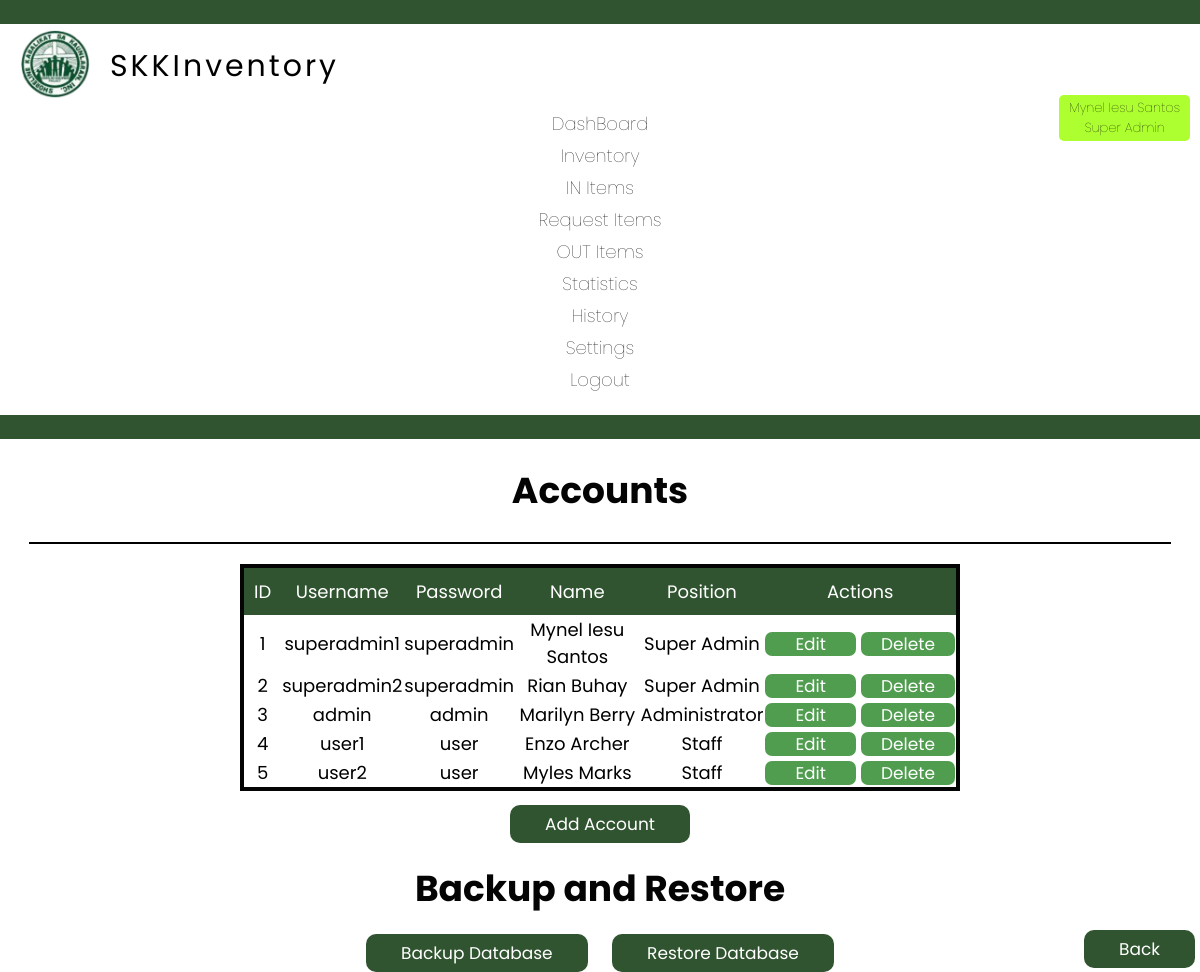
The page /settings.php (signed in) on the database its author committed.
### tables this page shows
CREATE TABLE `user` (
  `id` int(11) NOT NULL AUTO_INCREMENT,
  `username` varchar(30) NOT NULL,
  `hashedpassword` varchar(1000) NOT NULL,
  `password` varchar(1000) NOT NULL,
  `handler` varchar(50) NOT NULL,
  `position` varchar(50) NOT NULL,
  PRIMARY KEY (`id`)
);

### settings.php (the view, shortened to what this page needs)
<!DOCTYPE html>
<html lang="en">
<head>
    <link rel="stylesheet" type="text/css" href="css/user.css">
    <link rel="stylesheet" type="text/css" href="css/footer.css">
    <?php
    $username = $_SESSION['username'];
    if ($_SESSION['username']) {
        if ($username == 'superadmin1' || $username == 'superadmin2') {
            include 'header_superadmin.php';
        } else if ($username == 'admin') {
            include 'header_admin.php';
        } else {
            include 'header.php';
        }
    } else {
        header("Location: index.php");
    }
    ?>
</head>
<body>
    <h1 class="font dashboard">Accounts</h1>
    <hr class="dashhr">
    <?php
    include 'connect.php';
    try {
        $conn = new mysqli($servername, $username, $password, $dbname);
        $username = $_SESSION['username'];
        if ($_SESSION['username']) {
            if ($username == 'admin') {
                $sql_select = "SELECT id, username, password, handler, position FROM user LIMIT 4 OFFSET 2";
            } else {
                $sql_select = "SELECT id, username, password, handler, position FROM user";
            }
        }
        $result = $conn->query($sql_select);
        if ($result->num_rows > 0) {
            echo '<table border="1" width="100%">';
            echo '<tr><th>ID</th><th>Username</th><th>Password</th><th>Name</th><th>Position</th><th>Actions</th></tr>';
            while ($row = $result->fetch_assoc()) {
                echo '<tr>';
                echo '<td>' . $row["id"] . '</td>';
                echo '<td>' . $row["username"] . '</td>';
                echo '<td>' . $row["password"] . '</td>';
                echo '<td>' . $row["handler"] . '</td>';
                echo '<td>' . $row["position"] . '</td>';
                echo '<td><a style="text-decoration:none; margin-right:5px" class="button1" href="edituser.php?id=' . $row['id'] . '">Edit</a><a style="text-decoration:none" class="button" href="deleteuserconfirmation.php?id=' . $row['id'] . '">Delete</a></td>';
                echo '</tr>';
            }
            echo '</table>';
        } else {
            echo "0 results";
        }
    } catch (Exception $e) {
    }
    ?>
    <div class="add">
        <a style="text-decoration:none" href="adduser.php" class="back">Add Account</a>
    </div>
    <h1 class="font dashboard">Backup and Restore</h1>
    <div class="add">
        <a style="text-decoration:none; margin-right:20px;" href="backup.php" class="back">Backup Database</a>
        <a style="text-decoration:none" href="recover.php" class="back">Restore Database</a>
    </div>
    <div class="backpos">
        <footer>
            <a style="text-decoration:none" href="settings.php" class="back">Back</a>
        </footer>
</body>
</html>

### css/user.css (style rules this page uses)
table { margin-top: 20px; margin-left: auto; margin-right: auto; margin-bottom: 20px; text-align: center; width: 60%; font-family: "Poppins"; border-collapse: collapse; border: #050404 4px solid; }
td, th { border: none; }
th { background-color: #305430; padding: 10px; color: white; font-weight: normal; }
.font { font-family: "Poppins"; font-weight: normal; color: #050404; }
.dashboard { text-align: center; font-weight: bold; }
.dashhr { border: 1px solid; width: 95%; margin: auto; }
.add { text-align: center; }
.button { padding-top: 0.001px; padding-bottom: 0.001px; padding-left: 20px; padding-right: 20px; background-color: #519d50; color: #ffffff; border: none; border-radius: 7px; cursor: pointer; font-family: "Poppins"; font-size: 17px; text-align: center; }
.button1 { padding-top: 0.001px; padding-bottom: 0.001px; padding-left: 30px; padding-right: 30px; background-color: #519d50; color: #ffffff; border: none; border-radius: 7px; cursor: pointer; font-family: "Poppins"; font-size: 17px; text-align: center; }

### css/footer.css (style rules this page uses)
.back { padding-top: 7px; padding-bottom: 7px; padding-left: 35px; padding-right: 35px; background-color: #305430; color: #ffffff; border: none; border-radius: 10px; cursor: pointer; font-family: "Poppins"; font-size: 17px; text-align: center; }
.backpos { position: fixed; bottom: 0; right: 0; margin-bottom: 10px; margin-right: 5px; }

### css/header.css (style rules this page uses)
body { margin: 0; padding: 0; }

### css/responsive.css (style rules this page uses)
@media only screen and (min-width: 1025px) { body { font-size: 18px; width: auto; height: 97.8vh; } }

### rows shown on the page
user: id "1", username "superadmin1", password "superadmin", handler "Mynel Iesu Santos", position "Super Admin"
user: id "2", username "superadmin2", password "superadmin", handler "Rian Buhay", position "Super Admin"
user: id "3", username "admin", password "admin", handler "Marilyn Berry", position "Administrator"
user: id "4", username "user1", password "user", handler "Enzo Archer", position "Staff"
user: id "5", username "user2", password "user", handler "Myles Marks", position "Staff"

### other values the page prints
$handler "Mynel Iesu Santos"
$position "Super Admin"
